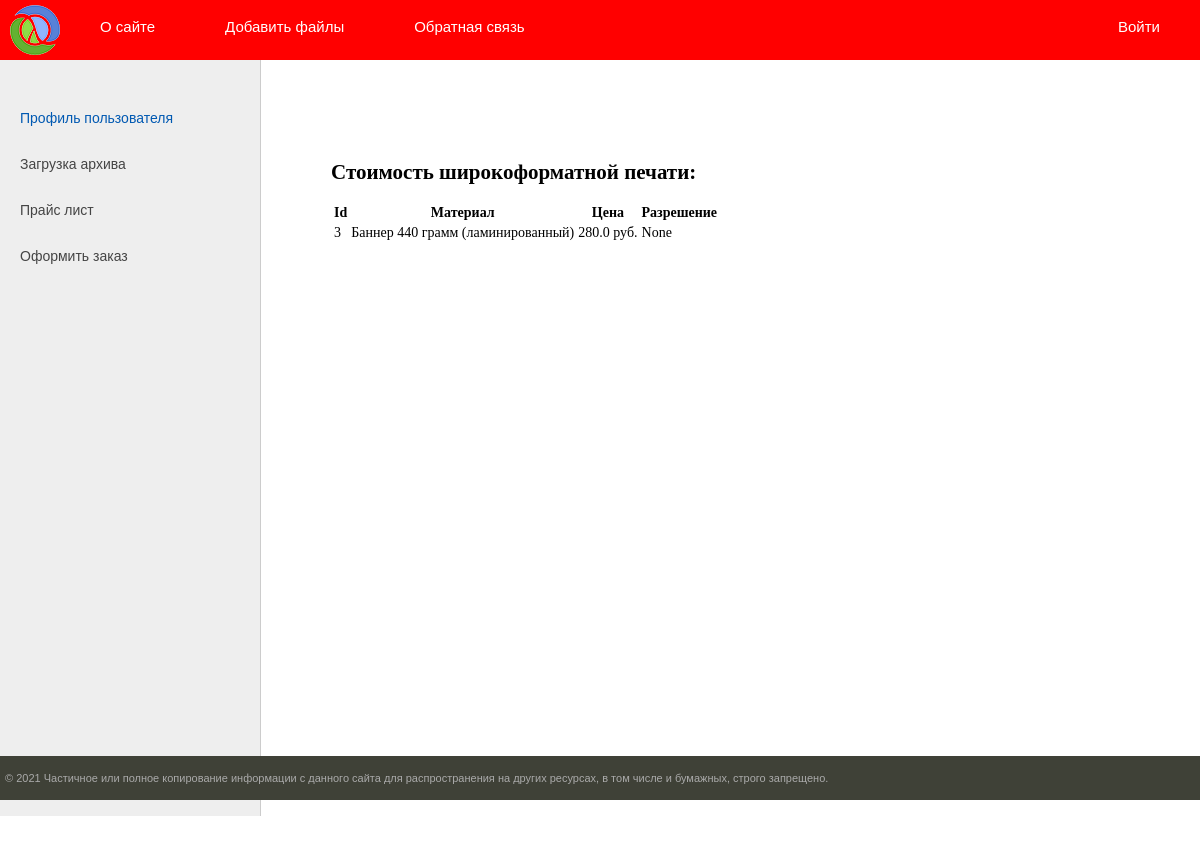
Page /material/ on the committed database.
### files/models.py (models this page shows, shortened)
class Material(models.Model):
    name = models.CharField(max_length=100, help_text='Введите имя материала для печати',
                            verbose_name='Материал для печати', blank=True, null=True, default=None)
    price = models.FloatField(max_length=100, help_text='Стоимость печати в руб.', verbose_name='За 1 метр квадратный')
    resolution_print = models.IntegerField(help_text='разрешение для печати на материале', verbose_name='DPI',
                                           blank=True, null=True, default=None)

### files/views.py (the view)
# urls.py: path('material/', material, name="material"),  # вdодим материалы
def material(request):
    product = Material.objects.all()
    return render(request, "files/material.html", {"product": product, 'title': 'Материалы', 'menu': menu})

### files/templates/files/material.html
{% extends 'files/base.html' %}
{% block content %}
    {% if product.count > 0 %}
    <h2>Стоимость широкоформатной печати:</h2>
    <table>
        <thead>
           <th>Id</th><th>Материал</th><th>Цена</th><th>Разрешение</th>
           <th></th>
       </thead>
        {% for product in product %}
        <tr>
            <td>{{ product.id }}</td>
            <td>{{ product.name }}</td>
            <td>{{ product.price }}<text> руб.</text></td>
            <td>{{ product.resolution_print }}</td>
        </tr>
        {% endfor %}
    </table>
    {% endif %}
{% endblock %}

### files/static/files/css/styles.css (style rules this page uses)
html, body { font-family: 'Arial'; margin: 0; padding: 0; height: 100%; width: 100%; color: #444; }
.table-page tr { height: 100%; }

### rows in the picture
Material: id "3", name "Баннер 440 грамм (ламинированный)", price "280.0", resolution_print "None"

### other values in the picture
{{ m.title }} "О сайте" "Добавить файлы" "Обратная связь"
{{ m.title }} "Войти"
